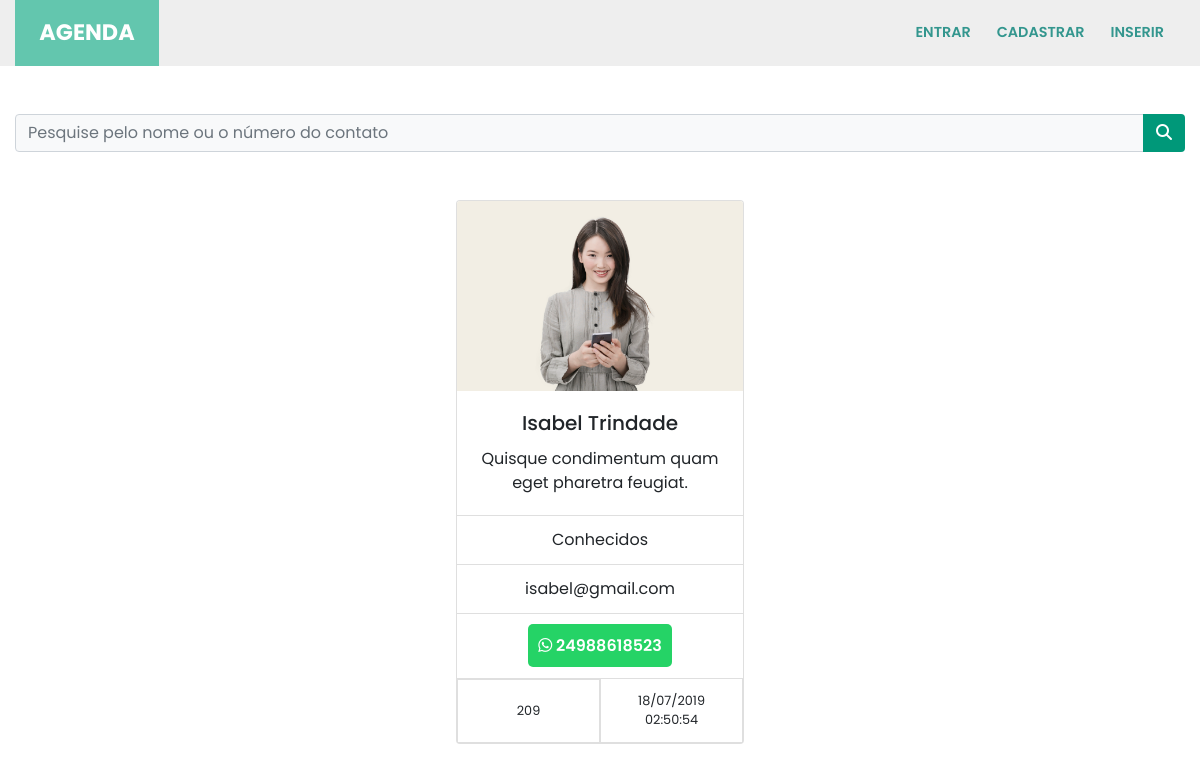
/209, run on the app's committed database.
### contatos/models.py (models this page shows, shortened)
class Contato(models.Model):
    nome = models.CharField(max_length=150)
    sobrenome = models.CharField(max_length=255, blank=True)
    telefone = models.CharField(max_length=255)
    email = models.CharField(max_length=255, blank=True)
    data_criacao = models.DateTimeField(default=timezone.now)
    descricao = models.TextField(blank=True)
    categoria = models.ForeignKey(Categoria, on_delete=models.DO_NOTHING)
    mostrar = models.BooleanField(default=True)
    foto = models.ImageField(blank=True, upload_to='fotos/%Y/%m/')

class Categoria(models.Model):
    nome = models.CharField(max_length=255)
    def __str__(self):
        return self.nome

### contatos/views.py (the view)
# urls.py: path('<int:contato_id>', views.ver_contato, name='ver_contato'),
def ver_contato(request, contato_id):
    contato = get_object_or_404(Contato, id=contato_id)
    if not contato.mostrar:
        raise Http404()
    return render(request, 'contatos/ver_contato.html', {
        'contato': contato
    })

### contatos/templates/contatos/ver_contato.html (shortened to what this page needs)
{% extends 'base.html' %}
{%block conteudo%}
<div class="card text-center my-3 d-block mx-auto" style="width: 18rem;">
    {% if contato.foto %}
    <img src="{{ contato.foto.url }}" class="card-img-top" alt="foto de perfil">
    {% endif %}
    <div class="card-body">
        <h5 class="card-title">
            {{ contato.nome }} {{ contato.sobrenome }}
        </h5>
        <p class="card-text">
            {{ contato.descricao }}
        </p>
    </div>
    <ul class="list-group list-group-flush">
        <li class="list-group-item">
            {{ contato.categoria }}
        </li>
        <li class="list-group-item">
            {{ contato.email }}
        </li>
    </ul>
    <div class="card-body">
        <a id="wpp" target="_blank" href="https://api.whatsapp.com/send?phone=15551234567">
            <i class="fab fa-whatsapp"></i>
            {{ contato.telefone }}
        </a>
    </div>
    <ul class="list-group list-group-flush">
        <div class="column d-flex">
            <small class="list-group-item w-100 d-flex align-items-center justify-content-center">
                {{ contato.id }}
            </small>
            <small class="list-group-item w-100">
                {{ contato.data_criacao|date:'d/m/Y H:i:s' }}
            </small>
        </div>
    </ul>
</div>
</div>
{%endblock%}

### templates/static/style/style.css (style rules this page uses)
html { scroll-behavior: smooth; }
* { margin: 0; padding: 0; font-family: 'Poppins', sans-serif; }
#wpp { background-color: #25D366; border-radius: 5px; color: white; padding: 10px; font-weight: 600; text-decoration: none !important; }
.card-img-top { max-width: 100%; height: auto; }

### data on the page
Contato: foto (picture), nome "Isabel", sobrenome "Trindade", descricao "Quisque condimentum quam eget pharetra feugiat.", categoria "Conhecidos", email "isabel@gmail.com", telefone "24988618523", id "209", data_criacao "18/07/2019 02:50:54"
